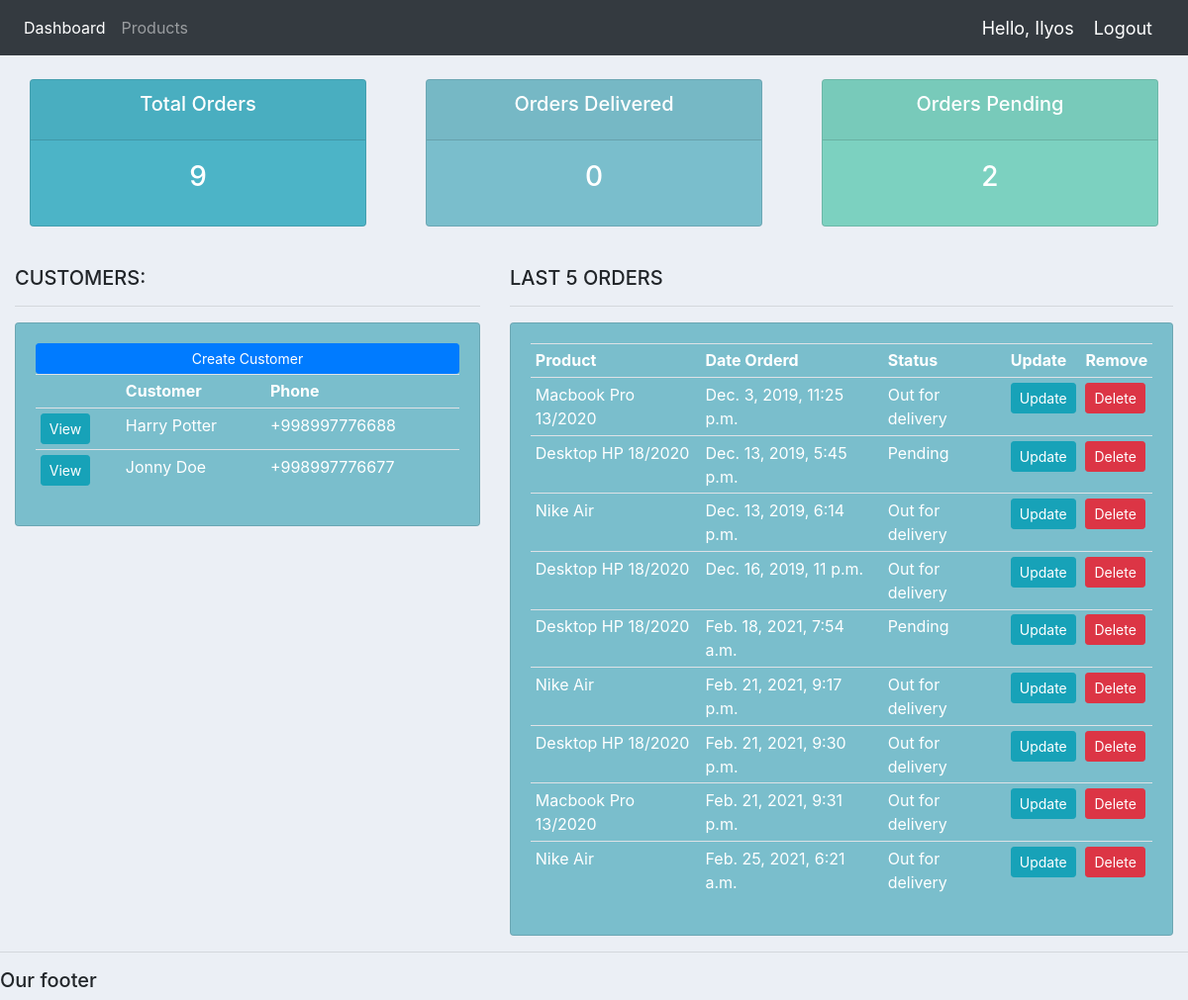
The page / (signed in) on the database its author committed.
### accounts/models.py (models this page shows, shortened)
class Customer(models.Model):
	name = models.CharField(max_length=200, null=True)
	phone = models.CharField(max_length=200, null=True)
	email = models.CharField(max_length=200, null=True)
	date_created = models.DateTimeField(auto_now_add=True, null=True)

class Order(models.Model):
	STATUS = (
			('Pending', 'Pending'),
			('Out for delivery', 'Out for delivery'),
			('Delivered', 'Delivered'),
			)
	customer = models.ForeignKey(Customer, null=True, on_delete= models.SET_NULL)
	product = models.ForeignKey(Product, null=True, on_delete= models.SET_NULL)
	date_created = models.DateTimeField(auto_now_add=True, null=True)
	status = models.CharField(max_length=200, null=True, choices=STATUS)
	note = models.CharField(max_length=1000, null=True)

class Product(models.Model):
	CATEGORY = (
			('Digital', 'Digital'),
			('Not Digital', 'Not Digital'),
			)
	name = models.CharField(max_length=200, null=True)
	price = models.FloatField(null=True)
	category = models.CharField(max_length=200, null=True, choices=CATEGORY)
	description = models.CharField(max_length=200, null=True, blank=True)
	date_created = models.DateTimeField(auto_now_add=True, null=True)
	tags = models.ManyToManyField(Tag)
	def __str__(self):
		return self.name

### accounts/views.py (the view)
@login_required(login_url='login')
def home(request):
	orders = Order.objects.all()
	customers = Customer.objects.all()
	total_customers = customers.count()
	total_orders = orders.count()
	delivered = orders.filter(status='Delivered').count()
	pending = orders.filter(status='Pending').count()
	context = {'orders':orders, 'customers':customers,
	'total_orders':total_orders,'delivered':delivered,
	'pending':pending }
	return render(request, 'accounts/dashboard.html', context)

### accounts/templates/accounts/dashboard.html
{%  extends 'accounts/main.html' %}
{% block content %}
{%  include 'accounts/status.html' %}
<br>
<div class="row">
	<div class="col-md-5">
		<h5>CUSTOMERS:</h5>
		<hr>
		<div class="card card-body" style="background-color: #7abecc">
			<a class="btn btn-primary  btn-sm btn-block" href="customer.html">Create Customer</a>
			<table class="table table-sm" style="color: white;">
				<tr>
					<th></th>
					<th>Customer</th>
					<th>Phone</th>
				</tr>
				{% for customer in customers %}
					<tr>
						<td><a class="btn btn-sm btn-info" href="{% url 'customer' customer.id %}">View</a></td>
						<td>{{customer.name}}</td>
						<td>{{customer.phone}}</td>
					</tr>
				{% endfor %}
			</table>
		</div>
	</div>
	<div class="col-md-7">
		<h5>LAST 5 ORDERS</h5>
		<hr>
		<div class="card card-body" style="background-color: #7abecc">
			<table class="table table-sm" style="color: white;">
				<tr>
					<th>Product</th>
					<th>Date Orderd</th>
					<th>Status</th>
					<th>Update</th>
					<th>Remove</th>
				</tr>
				{% for order in orders %}
					<tr>
						<td>{{order.product}}</td>
						<td>{{order.date_created}}</td>
						<td>{{order.status}}</td>
						<td><a class="btn btn-sm btn-info" href="{% url 'update_order' order.id %}">Update</a></td>
						<td><a class="btn btn-sm btn-danger" href="{% url 'delete_order' order.id %}">Delete</a></td>
					</tr>
				{% endfor %}
			</table>
		</div>
	</div>
</div>
{% endblock %}

### accounts/templates/accounts/navbar.html (shortened to what this page needs)
{% load static %}
<nav class="navbar navbar-expand-lg navbar-dark bg-dark">
  <div class="collapse navbar-collapse" id="navbarNav">
    <ul class="navbar-nav">
      <li class="nav-item active">
        <a class="nav-link" href="{% url 'home' %}">Dashboard</a>
      </li>
      <li class="nav-item">
        <a class="nav-link" href="{% url 'products' %}">Products</a>
      </li>
    </ul>
  </div>
  <span class="hello-msg">Hello, {{request.user}}</span>
  <span ><a  class="hello-msg" href="{% url 'logout' %}">Logout</a></span>
</nav>

### accounts/templates/accounts/status.html
<br>
<div class="row">
	<div class="col">
		<div class="col-md">
			<div class="card text-center text-white  mb-3" id="total-orders">
			  	<div class="card-header">
			  		<h5 class="card-title">Total Orders</h5>
			  	</div>
			  	<div class="card-body">
			    	<h3 class="card-title">{{total_orders}}</h3>
			  	</div>
			</div>
		</div>
	</div>
	<div class="col">
		<div class="col-md">
			<div class="card text-center text-white  mb-3" id="orders-delivered">
			  	<div class="card-header">
			  		<h5 class="card-title">Orders Delivered</h5>
			  	</div>
			  	<div class="card-body">
			    	<h3 class="card-title">{{delivered}}</h3>
			  	</div>
			</div>
		</div>
	</div>
	<div class="col">
		<div class="col-md">
			<div class="card text-center text-white  mb-3" id="orders-pending">
			  	<div class="card-header">
			  		<h5 class="card-title">Orders Pending</h5>
			  	</div>
			  	<div class="card-body">
			    	<h3 class="card-title">{{pending}}</h3>
			  	</div>
			</div>
		</div>
	</div>
</div>

### static/css/main.css (style rules this page uses)
body { background-color: #ebeff5; }
#total-orders { background-color: #4cb4c7; }
#orders-delivered { background-color: #7abecc; }
#orders-pending { background-color: #7CD1C0; }

### accounts/templates/accounts/navbar.html (style rules this page uses)
.hello-msg { font-size: 18px; color: rgb(255, 255, 255); margin-right: 20px; }

### rows shown on the page
Customer: name "Harry Potter", phone "+998997776688"
Customer: name "Jonny Doe", phone "+998997776677"
Order: product "Macbook Pro 13/2020", date_created "Dec. 3, 2019, 11:25 p.m.", status "Out for delivery"
Order: product "Desktop HP 18/2020", date_created "Dec. 13, 2019, 5:45 p.m.", status "Pending"
Order: product "Nike Air", date_created "Dec. 13, 2019, 6:14 p.m.", status "Out for delivery"
Order: product "Desktop HP 18/2020", date_created "Dec. 16, 2019, 11 p.m.", status "Out for delivery"
Order: product "Desktop HP 18/2020", date_created "Feb. 18, 2021, 7:54 a.m.", status "Pending"
Order: product "Nike Air", date_created "Feb. 21, 2021, 9:17 p.m.", status "Out for delivery"
Order: product "Desktop HP 18/2020", date_created "Feb. 21, 2021, 9:30 p.m.", status "Out for delivery"
Order: product "Macbook Pro 13/2020", date_created "Feb. 21, 2021, 9:31 p.m.", status "Out for delivery"
Order: product "Nike Air", date_created "Feb. 25, 2021, 6:21 a.m.", status "Out for delivery"

### other values the page prints
{{ request.user }} "Ilyos"
{{ total_orders }} "9"
{{ delivered }} "0"
{{ pending }} "2"
